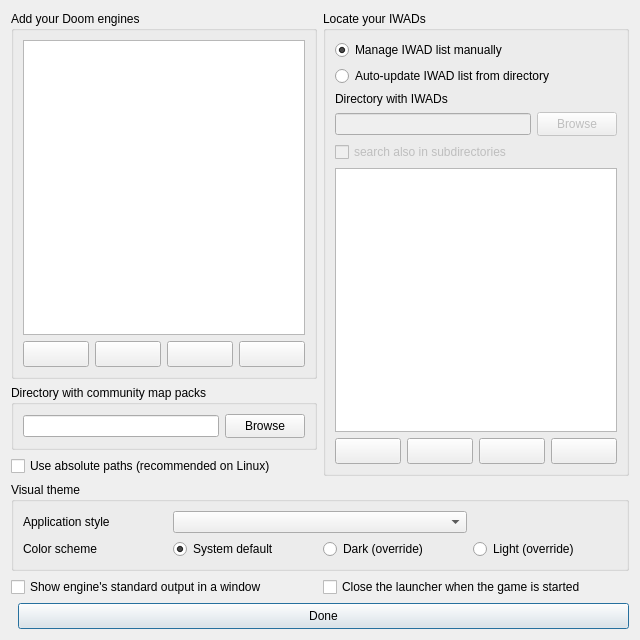
<?xml version="1.0" encoding="UTF-8"?>
<ui version="4.0">
 <class>SetupDialog</class>
 <widget class="QDialog" name="SetupDialog">
  <property name="windowModality">
   <enum>Qt::WindowModal</enum>
  </property>
  <property name="geometry">
   <rect>
    <x>0</x>
    <y>0</y>
    <width>640</width>
    <height>640</height>
   </rect>
  </property>
  <property name="windowTitle">
   <string>Initial setup</string>
  </property>
  <layout class="QVBoxLayout" name="verticalLayout_3">
   <item>
    <layout class="QHBoxLayout" name="horizontalLayout_8">
     <item>
      <layout class="QVBoxLayout" name="verticalLayout">
       <item>
        <widget class="QGroupBox" name="engineGrpBox">
         <property name="title">
          <string>Add your Doom engines</string>
         </property>
         <layout class="QVBoxLayout" name="verticalLayout_4">
          <item>
           <widget class="EditableListView" name="engineListView"/>
          </item>
          <item>
           <layout class="QHBoxLayout" name="horizontalLayout_5">
            <item>
             <widget class="QToolButton" name="engineBtnAdd">
              <property name="sizePolicy">
               <sizepolicy hsizetype="Expanding" vsizetype="Fixed">
                <horstretch>0</horstretch>
                <verstretch>0</verstretch>
               </sizepolicy>
              </property>
              <property name="minimumSize">
               <size>
                <width>26</width>
                <height>26</height>
               </size>
              </property>
              <property name="font">
               <font>
                <pointsize>10</pointsize>
               </font>
              </property>
              <property name="toolTip">
               <string>&lt;html&gt;&lt;head/&gt;&lt;body&gt;&lt;p&gt;&lt;span style=&quot; font-size:9pt;&quot;&gt;add new engine (Ins)&lt;/span&gt;&lt;/p&gt;&lt;/body&gt;&lt;/html&gt;</string>
              </property>
              <property name="icon">
               <iconset resource="../Resources/Resources.qrc">
                <normaloff>:/AddItem.png</normaloff>:/AddItem.png</iconset>
              </property>
             </widget>
            </item>
            <item>
             <widget class="QToolButton" name="engineBtnDel">
              <property name="sizePolicy">
               <sizepolicy hsizetype="Expanding" vsizetype="Fixed">
                <horstretch>0</horstretch>
                <verstretch>0</verstretch>
               </sizepolicy>
              </property>
              <property name="minimumSize">
               <size>
                <width>26</width>
                <height>26</height>
               </size>
              </property>
              <property name="font">
               <font>
                <pointsize>10</pointsize>
               </font>
              </property>
              <property name="toolTip">
               <string>&lt;html&gt;&lt;head/&gt;&lt;body&gt;&lt;p&gt;&lt;span style=&quot; font-size:9pt;&quot;&gt;remove selected engine (Del)&lt;/span&gt;&lt;/p&gt;&lt;/body&gt;&lt;/html&gt;</string>
              </property>
              <property name="icon">
               <iconset resource="../Resources/Resources.qrc">
                <normaloff>:/DeleteItem.png</normaloff>:/DeleteItem.png</iconset>
              </property>
             </widget>
            </item>
            <item>
             <widget class="QToolButton" name="engineBtnUp">
              <property name="sizePolicy">
               <sizepolicy hsizetype="Expanding" vsizetype="Fixed">
                <horstretch>0</horstretch>
                <verstretch>0</verstretch>
               </sizepolicy>
              </property>
              <property name="minimumSize">
               <size>
                <width>26</width>
                <height>26</height>
               </size>
              </property>
              <property name="toolTip">
               <string>&lt;html&gt;&lt;head/&gt;&lt;body&gt;&lt;p&gt;&lt;span style=&quot; font-size:9pt;&quot;&gt;move selected engine up (Ctrl+Up)&lt;/span&gt;&lt;/p&gt;&lt;/body&gt;&lt;/html&gt;</string>
              </property>
              <property name="icon">
               <iconset resource="../Resources/Resources.qrc">
                <normaloff>:/MoveUp.png</normaloff>:/MoveUp.png</iconset>
              </property>
             </widget>
            </item>
            <item>
             <widget class="QToolButton" name="engineBtnDown">
              <property name="sizePolicy">
               <sizepolicy hsizetype="Expanding" vsizetype="Fixed">
                <horstretch>0</horstretch>
                <verstretch>0</verstretch>
               </sizepolicy>
              </property>
              <property name="minimumSize">
               <size>
                <width>26</width>
                <height>26</height>
               </size>
              </property>
              <property name="toolTip">
               <string>&lt;html&gt;&lt;head/&gt;&lt;body&gt;&lt;p&gt;&lt;span style=&quot; font-size:9pt;&quot;&gt;move selected engine down (Ctrl+Down)&lt;/span&gt;&lt;/p&gt;&lt;/body&gt;&lt;/html&gt;</string>
              </property>
              <property name="icon">
               <iconset resource="../Resources/Resources.qrc">
                <normaloff>:/MoveDown.png</normaloff>:/MoveDown.png</iconset>
              </property>
             </widget>
            </item>
           </layout>
          </item>
         </layout>
        </widget>
       </item>
       <item>
        <widget class="QGroupBox" name="mapDirGrpBox">
         <property name="title">
          <string>Directory with community map packs</string>
         </property>
         <layout class="QVBoxLayout" name="verticalLayout_6">
          <item>
           <layout class="QHBoxLayout" name="horizontalLayout_2">
            <item>
             <widget class="QLineEdit" name="mapDirLine"/>
            </item>
            <item>
             <widget class="QPushButton" name="mapDirBtn">
              <property name="minimumSize">
               <size>
                <width>0</width>
                <height>24</height>
               </size>
              </property>
              <property name="text">
               <string>Browse</string>
              </property>
              <property name="icon">
               <iconset resource="../Resources/Resources.qrc">
                <normaloff>:/BrowseDir.png</normaloff>:/BrowseDir.png</iconset>
              </property>
              <property name="autoDefault">
               <bool>false</bool>
              </property>
             </widget>
            </item>
           </layout>
          </item>
         </layout>
        </widget>
       </item>
       <item>
        <widget class="QCheckBox" name="absolutePathsChkBox">
         <property name="text">
          <string>Use absolute paths (recommended on Linux)</string>
         </property>
        </widget>
       </item>
      </layout>
     </item>
     <item>
      <layout class="QVBoxLayout" name="verticalLayout_2">
       <item>
        <widget class="QGroupBox" name="iwadGrpBox">
         <property name="title">
          <string>Locate your IWADs</string>
         </property>
         <layout class="QVBoxLayout" name="verticalLayout_5">
          <item>
           <widget class="QRadioButton" name="manageIWADs_manual">
            <property name="text">
             <string>Manage IWAD list manually</string>
            </property>
            <property name="checked">
             <bool>true</bool>
            </property>
           </widget>
          </item>
          <item>
           <widget class="QRadioButton" name="manageIWADs_auto">
            <property name="text">
             <string>Auto-update IWAD list from directory</string>
            </property>
            <property name="checked">
             <bool>false</bool>
            </property>
           </widget>
          </item>
          <item>
           <widget class="QLabel" name="iwadDirLabel">
            <property name="text">
             <string>Directory with IWADs</string>
            </property>
           </widget>
          </item>
          <item>
           <layout class="QHBoxLayout" name="horizontalLayout_4">
            <item>
             <widget class="QLineEdit" name="iwadDirLine">
              <property name="enabled">
               <bool>false</bool>
              </property>
             </widget>
            </item>
            <item>
             <widget class="QPushButton" name="iwadDirBtn">
              <property name="enabled">
               <bool>false</bool>
              </property>
              <property name="minimumSize">
               <size>
                <width>0</width>
                <height>24</height>
               </size>
              </property>
              <property name="text">
               <string>Browse</string>
              </property>
              <property name="icon">
               <iconset resource="../Resources/Resources.qrc">
                <normaloff>:/BrowseDir.png</normaloff>:/BrowseDir.png</iconset>
              </property>
             </widget>
            </item>
           </layout>
          </item>
          <item>
           <widget class="QCheckBox" name="iwadSubdirs">
            <property name="enabled">
             <bool>false</bool>
            </property>
            <property name="text">
             <string>search also in subdirectories</string>
            </property>
           </widget>
          </item>
          <item>
           <widget class="EditableListView" name="iwadListView"/>
          </item>
          <item>
           <layout class="QHBoxLayout" name="horizontalLayout_6">
            <item>
             <widget class="QToolButton" name="iwadBtnAdd">
              <property name="sizePolicy">
               <sizepolicy hsizetype="Expanding" vsizetype="Fixed">
                <horstretch>0</horstretch>
                <verstretch>0</verstretch>
               </sizepolicy>
              </property>
              <property name="minimumSize">
               <size>
                <width>26</width>
                <height>26</height>
               </size>
              </property>
              <property name="font">
               <font>
                <pointsize>10</pointsize>
               </font>
              </property>
              <property name="toolTip">
               <string>&lt;html&gt;&lt;head/&gt;&lt;body&gt;&lt;p&gt;&lt;span style=&quot; font-size:9pt;&quot;&gt;add new IWAD&lt;/span&gt;&lt;/p&gt;&lt;/body&gt;&lt;/html&gt;</string>
              </property>
              <property name="icon">
               <iconset resource="../Resources/Resources.qrc">
                <normaloff>:/AddItem.png</normaloff>:/AddItem.png</iconset>
              </property>
             </widget>
            </item>
            <item>
             <widget class="QToolButton" name="iwadBtnDel">
              <property name="sizePolicy">
               <sizepolicy hsizetype="Expanding" vsizetype="Fixed">
                <horstretch>0</horstretch>
                <verstretch>0</verstretch>
               </sizepolicy>
              </property>
              <property name="minimumSize">
               <size>
                <width>26</width>
                <height>26</height>
               </size>
              </property>
              <property name="font">
               <font>
                <pointsize>10</pointsize>
               </font>
              </property>
              <property name="toolTip">
               <string>&lt;html&gt;&lt;head/&gt;&lt;body&gt;&lt;p&gt;&lt;span style=&quot; font-size:9pt;&quot;&gt;remove selected IWAD&lt;/span&gt;&lt;/p&gt;&lt;/body&gt;&lt;/html&gt;</string>
              </property>
              <property name="icon">
               <iconset resource="../Resources/Resources.qrc">
                <normaloff>:/DeleteItem.png</normaloff>:/DeleteItem.png</iconset>
              </property>
             </widget>
            </item>
            <item>
             <widget class="QToolButton" name="iwadBtnUp">
              <property name="sizePolicy">
               <sizepolicy hsizetype="Expanding" vsizetype="Fixed">
                <horstretch>0</horstretch>
                <verstretch>0</verstretch>
               </sizepolicy>
              </property>
              <property name="minimumSize">
               <size>
                <width>26</width>
                <height>26</height>
               </size>
              </property>
              <property name="toolTip">
               <string>&lt;html&gt;&lt;head/&gt;&lt;body&gt;&lt;p&gt;&lt;span style=&quot; font-size:9pt;&quot;&gt;move selected IWAD up (Ctrl+Up)&lt;/span&gt;&lt;/p&gt;&lt;/body&gt;&lt;/html&gt;</string>
              </property>
              <property name="icon">
               <iconset resource="../Resources/Resources.qrc">
                <normaloff>:/MoveUp.png</normaloff>:/MoveUp.png</iconset>
              </property>
             </widget>
            </item>
            <item>
             <widget class="QToolButton" name="iwadBtnDown">
              <property name="sizePolicy">
               <sizepolicy hsizetype="Expanding" vsizetype="Fixed">
                <horstretch>0</horstretch>
                <verstretch>0</verstretch>
               </sizepolicy>
              </property>
              <property name="minimumSize">
               <size>
                <width>26</width>
                <height>26</height>
               </size>
              </property>
              <property name="toolTip">
               <string>&lt;html&gt;&lt;head/&gt;&lt;body&gt;&lt;p&gt;&lt;span style=&quot; font-size:9pt;&quot;&gt;move selected mod down (Ctrl+Down)&lt;/span&gt;&lt;/p&gt;&lt;/body&gt;&lt;/html&gt;</string>
              </property>
              <property name="icon">
               <iconset resource="../Resources/Resources.qrc">
                <normaloff>:/MoveDown.png</normaloff>:/MoveDown.png</iconset>
              </property>
             </widget>
            </item>
           </layout>
          </item>
         </layout>
        </widget>
       </item>
      </layout>
     </item>
    </layout>
   </item>
   <item>
    <widget class="QGroupBox" name="themeGrpBox">
     <property name="sizePolicy">
      <sizepolicy hsizetype="Preferred" vsizetype="Fixed">
       <horstretch>0</horstretch>
       <verstretch>0</verstretch>
      </sizepolicy>
     </property>
     <property name="title">
      <string>Visual theme</string>
     </property>
     <layout class="QGridLayout" name="gridLayout">
      <item row="1" column="0">
       <widget class="QLabel" name="schemeLabel">
        <property name="text">
         <string>Color scheme</string>
        </property>
       </widget>
      </item>
      <item row="1" column="2">
       <widget class="QRadioButton" name="schemeBtn_dark">
        <property name="text">
         <string>Dark (override)</string>
        </property>
       </widget>
      </item>
      <item row="1" column="1">
       <widget class="QRadioButton" name="schemeBtn_system">
        <property name="text">
         <string>System default</string>
        </property>
        <property name="checked">
         <bool>true</bool>
        </property>
       </widget>
      </item>
      <item row="0" column="0">
       <widget class="QLabel" name="styleLabel">
        <property name="text">
         <string>Application style</string>
        </property>
       </widget>
      </item>
      <item row="0" column="1" colspan="2">
       <widget class="QComboBox" name="styleCmbBox">
        <property name="minimumSize">
         <size>
          <width>140</width>
          <height>0</height>
         </size>
        </property>
       </widget>
      </item>
      <item row="1" column="3">
       <widget class="QRadioButton" name="schemeBtn_light">
        <property name="text">
         <string>Light (override)</string>
        </property>
       </widget>
      </item>
     </layout>
    </widget>
   </item>
   <item>
    <layout class="QHBoxLayout" name="horizontalLayout_7">
     <item>
      <widget class="QCheckBox" name="showEngineOutputChkBox">
       <property name="text">
        <string>Show engine's standard output in a window</string>
       </property>
      </widget>
     </item>
     <item>
      <widget class="QCheckBox" name="closeOnLaunchChkBox">
       <property name="text">
        <string>Close the launcher when the game is started</string>
       </property>
      </widget>
     </item>
    </layout>
   </item>
   <item>
    <layout class="QHBoxLayout" name="horizontalLayout">
     <item>
      <spacer name="horizontalSpacer">
       <property name="orientation">
        <enum>Qt::Horizontal</enum>
       </property>
      </spacer>
     </item>
     <item>
      <widget class="QPushButton" name="doneBtn">
       <property name="enabled">
        <bool>true</bool>
       </property>
       <property name="minimumSize">
        <size>
         <width>0</width>
         <height>26</height>
        </size>
       </property>
       <property name="text">
        <string>Done</string>
       </property>
       <property name="icon">
        <iconset resource="../Resources/Resources.qrc">
         <normaloff>:/Checkmark.png</normaloff>:/Checkmark.png</iconset>
       </property>
       <property name="default">
        <bool>true</bool>
       </property>
      </widget>
     </item>
    </layout>
   </item>
  </layout>
 </widget>
 <customwidgets>
  <customwidget>
   <class>EditableListView</class>
   <extends>QListView</extends>
   <header location="global">Sources/Widgets/EditableListView.hpp</header>
  </customwidget>
 </customwidgets>
 <resources>
  <include location="../Resources/Resources.qrc"/>
 </resources>
 <connections/>
</ui>
